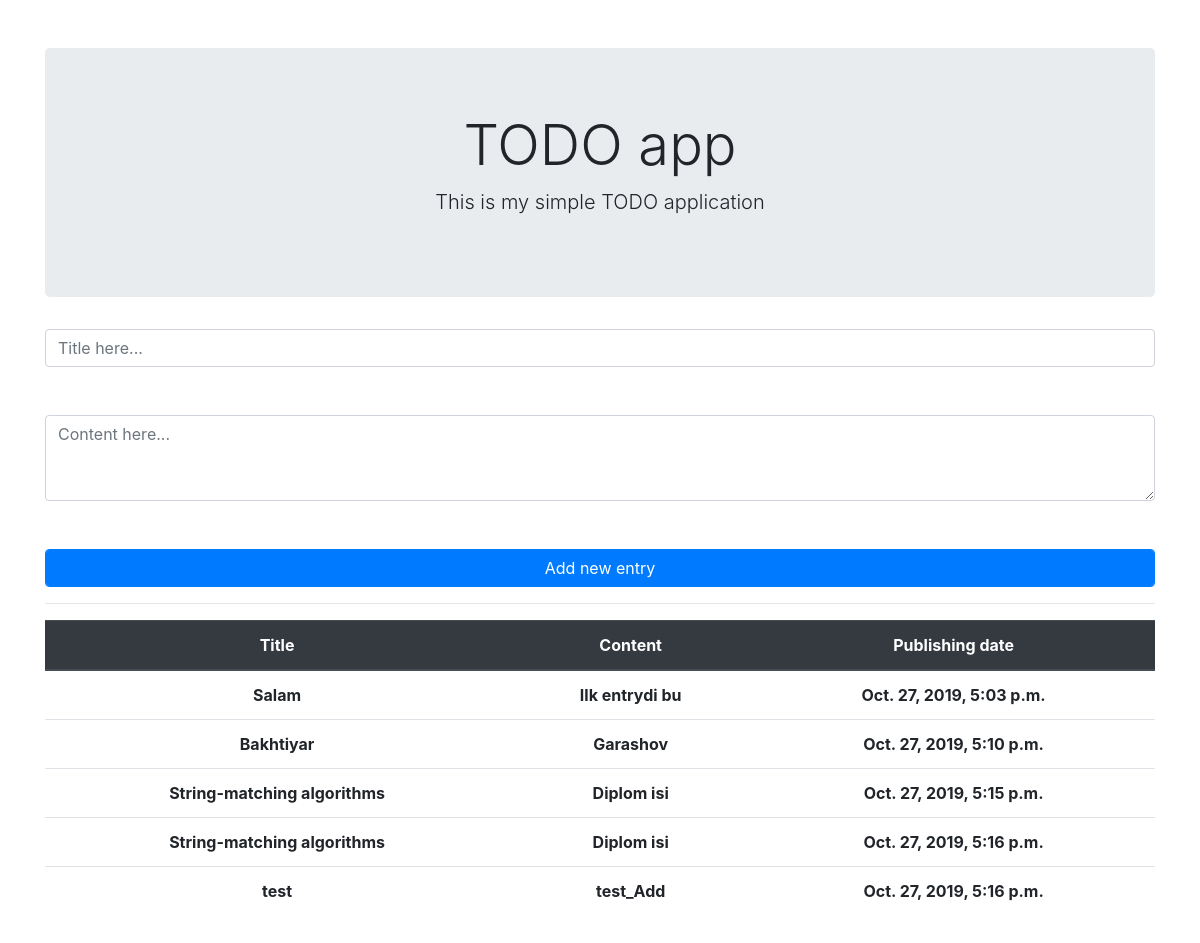
The page / on the database its author committed.
### TODO/models.py (models this page shows, shortened)
class Entry(models.Model):
    title = models.CharField(max_length=150, verbose_name="Title")
    content = models.TextField(verbose_name="Content")
    created_at = models.DateTimeField(auto_now_add=True)

### TODO/views.py (the view)
# urls.py: path('', index, name='index'),
def index(request):
    entries = Entry.objects.all()
    context = {
        "entries": entries
    }
    return render(request, "index.html", context=context)

### templates/index.html (shortened to what this page needs)
<!DOCTYPE html>
<html lang="en">
<head>
    <link rel="stylesheet" href="https://stackpath.bootstrapcdn.com/bootstrap/4.3.1/css/bootstrap.min.css"
>
</head>
<body class="container text-center my-5">
<div class="jumbotron">
    <h1 class="display-4">TODO app</h1>
    <p class="lead">This is my simple TODO application</p>
</div>
<form method="post" action="{% url 'add_entry' %}">
    <input type="text" class="form-control" value="" placeholder="Title here..." name="title" id="Title">
    <textarea rows="3" class="form-control my-5" placeholder="Content here..." name="content" id="Content"></textarea>
    <button class="btn btn-primary form-control" type="submit" id="add">Add new entry</button>
</form>
<hr>
<table class="table">
    <thead class="thead-dark">
    <tr>
        <th scope="col">Title</th>
        <th scope="col">Content</th>
        <th scope="col">Publishing date</th>
    </tr>
    </thead>
    <tbody>
    {% for entry in entries %}
        <tr>
            <th>{{ entry.title }}</th>
            <th>{{ entry.content }}</th>
            <th>{{ entry.created_at }}</th>
        </tr>
    {% endfor %}
    </tbody>
</table>
</body>
</html>

### rows shown on the page
Entry: title "Salam", content "Ilk entrydi bu", created_at "Oct. 27, 2019, 5:03 p.m."
Entry: title "Bakhtiyar", content "Garashov", created_at "Oct. 27, 2019, 5:10 p.m."
Entry: title "String-matching algorithms", content "Diplom isi", created_at "Oct. 27, 2019, 5:15 p.m."
Entry: title "String-matching algorithms", content "Diplom isi", created_at "Oct. 27, 2019, 5:16 p.m."
Entry: title "test", content "test_Add", created_at "Oct. 27, 2019, 5:16 p.m."
